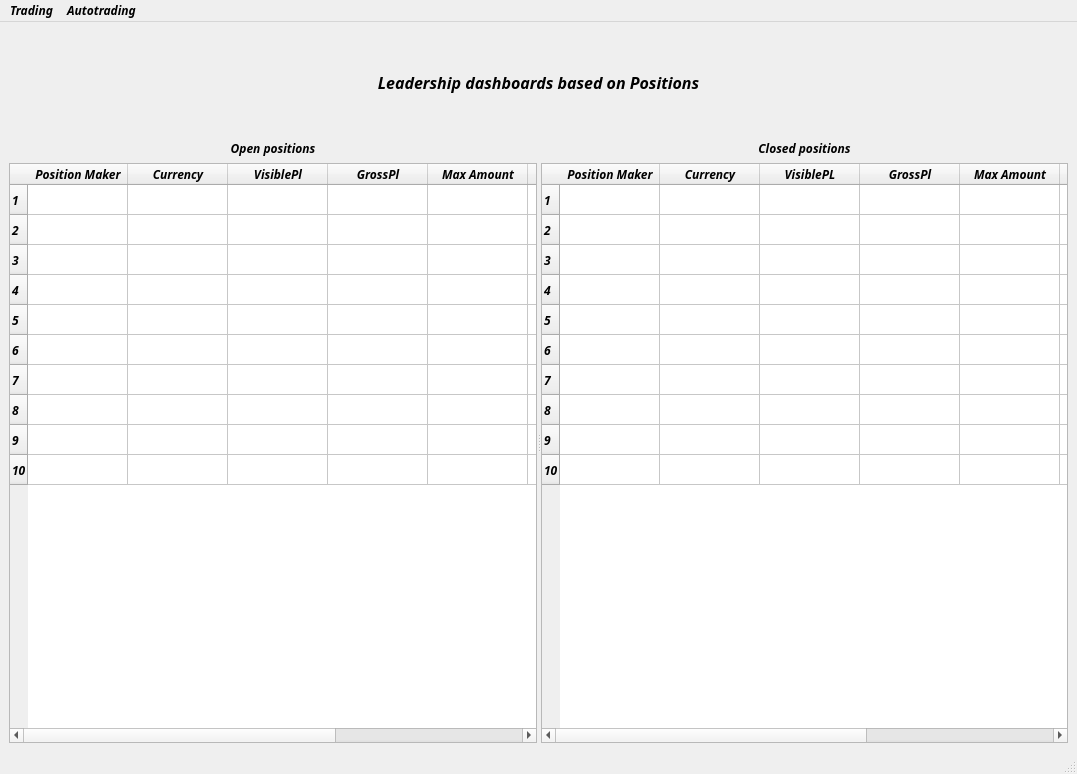
<?xml version="1.0" encoding="UTF-8"?>
<ui version="4.0">
 <class>Main</class>
 <widget class="QMainWindow" name="Main">
  <property name="geometry">
   <rect>
    <x>0</x>
    <y>0</y>
    <width>1077</width>
    <height>774</height>
   </rect>
  </property>
  <property name="font">
   <font>
    <family>Trebuchet MS</family>
    <weight>75</weight>
    <italic>true</italic>
    <bold>true</bold>
   </font>
  </property>
  <property name="windowTitle">
   <string>MainWindow</string>
  </property>
  <widget class="QWidget" name="centralwidget">
   <layout class="QVBoxLayout" name="verticalLayout_4">
    <item>
     <layout class="QVBoxLayout" name="verticalLayout_3">
      <item>
       <spacer name="verticalSpacer_2">
        <property name="orientation">
         <enum>Qt::Vertical</enum>
        </property>
        <property name="sizeType">
         <enum>QSizePolicy::Minimum</enum>
        </property>
        <property name="sizeHint" stdset="0">
         <size>
          <width>20</width>
          <height>40</height>
         </size>
        </property>
       </spacer>
      </item>
      <item>
       <widget class="QLabel" name="label">
        <property name="sizePolicy">
         <sizepolicy hsizetype="Preferred" vsizetype="Preferred">
          <horstretch>0</horstretch>
          <verstretch>0</verstretch>
         </sizepolicy>
        </property>
        <property name="palette">
         <palette>
          <active>
           <colorrole role="Text">
            <brush brushstyle="SolidPattern">
             <color alpha="255">
              <red>255</red>
              <green>0</green>
              <blue>127</blue>
             </color>
            </brush>
           </colorrole>
           <colorrole role="Base">
            <brush brushstyle="SolidPattern">
             <color alpha="255">
              <red>109</red>
              <green>184</green>
              <blue>200</blue>
             </color>
            </brush>
           </colorrole>
           <colorrole role="PlaceholderText">
            <brush brushstyle="NoBrush">
             <color alpha="128">
              <red>255</red>
              <green>0</green>
              <blue>127</blue>
             </color>
            </brush>
           </colorrole>
          </active>
          <inactive>
           <colorrole role="Text">
            <brush brushstyle="SolidPattern">
             <color alpha="255">
              <red>255</red>
              <green>0</green>
              <blue>127</blue>
             </color>
            </brush>
           </colorrole>
           <colorrole role="Base">
            <brush brushstyle="SolidPattern">
             <color alpha="255">
              <red>109</red>
              <green>184</green>
              <blue>200</blue>
             </color>
            </brush>
           </colorrole>
           <colorrole role="PlaceholderText">
            <brush brushstyle="NoBrush">
             <color alpha="128">
              <red>255</red>
              <green>0</green>
              <blue>127</blue>
             </color>
            </brush>
           </colorrole>
          </inactive>
          <disabled>
           <colorrole role="Text">
            <brush brushstyle="SolidPattern">
             <color alpha="255">
              <red>120</red>
              <green>120</green>
              <blue>120</blue>
             </color>
            </brush>
           </colorrole>
           <colorrole role="Base">
            <brush brushstyle="SolidPattern">
             <color alpha="255">
              <red>240</red>
              <green>240</green>
              <blue>240</blue>
             </color>
            </brush>
           </colorrole>
           <colorrole role="PlaceholderText">
            <brush brushstyle="NoBrush">
             <color alpha="128">
              <red>255</red>
              <green>0</green>
              <blue>127</blue>
             </color>
            </brush>
           </colorrole>
          </disabled>
         </palette>
        </property>
        <property name="font">
         <font>
          <pointsize>12</pointsize>
         </font>
        </property>
        <property name="text">
         <string>Leadership dashboards based on Positions</string>
        </property>
        <property name="alignment">
         <set>Qt::AlignCenter</set>
        </property>
       </widget>
      </item>
      <item>
       <spacer name="verticalSpacer">
        <property name="orientation">
         <enum>Qt::Vertical</enum>
        </property>
        <property name="sizeType">
         <enum>QSizePolicy::Minimum</enum>
        </property>
        <property name="sizeHint" stdset="0">
         <size>
          <width>20</width>
          <height>40</height>
         </size>
        </property>
       </spacer>
      </item>
      <item>
       <widget class="QSplitter" name="splitter">
        <property name="sizePolicy">
         <sizepolicy hsizetype="Expanding" vsizetype="Expanding">
          <horstretch>0</horstretch>
          <verstretch>0</verstretch>
         </sizepolicy>
        </property>
        <property name="orientation">
         <enum>Qt::Horizontal</enum>
        </property>
        <widget class="QWidget" name="">
         <layout class="QVBoxLayout" name="verticalLayout">
          <item>
           <widget class="QLabel" name="label_3">
            <property name="text">
             <string>Open positions</string>
            </property>
            <property name="alignment">
             <set>Qt::AlignCenter</set>
            </property>
           </widget>
          </item>
          <item>
           <widget class="QTableWidget" name="tableWidget1">
            <property name="font">
             <font>
              <family>Trebuchet MS</family>
              <weight>75</weight>
              <italic>true</italic>
              <bold>true</bold>
             </font>
            </property>
            <property name="lineWidth">
             <number>2</number>
            </property>
            <property name="rowCount">
             <number>10</number>
            </property>
            <property name="columnCount">
             <number>8</number>
            </property>
            <row/>
            <row/>
            <row/>
            <row/>
            <row/>
            <row/>
            <row/>
            <row/>
            <row/>
            <row/>
            <column>
             <property name="text">
              <string>Position Maker</string>
             </property>
            </column>
            <column>
             <property name="text">
              <string>Currency</string>
             </property>
            </column>
            <column>
             <property name="text">
              <string>VisiblePl</string>
             </property>
            </column>
            <column>
             <property name="text">
              <string>GrossPl</string>
             </property>
            </column>
            <column>
             <property name="text">
              <string>Max Amount</string>
             </property>
            </column>
            <column>
             <property name="text">
              <string>Min Amount</string>
             </property>
            </column>
            <column>
             <property name="text">
              <string>Avg Amount</string>
             </property>
            </column>
            <column>
             <property name="text">
              <string>ratePrecision</string>
             </property>
            </column>
           </widget>
          </item>
         </layout>
        </widget>
        <widget class="QWidget" name="">
         <layout class="QVBoxLayout" name="verticalLayout_2">
          <item>
           <widget class="QLabel" name="label_2">
            <property name="text">
             <string>Closed positions</string>
            </property>
            <property name="alignment">
             <set>Qt::AlignCenter</set>
            </property>
           </widget>
          </item>
          <item>
           <widget class="QTableWidget" name="tableWidget1_2">
            <property name="font">
             <font>
              <family>Trebuchet MS</family>
              <pointsize>9</pointsize>
              <weight>75</weight>
              <italic>true</italic>
              <bold>true</bold>
             </font>
            </property>
            <property name="lineWidth">
             <number>2</number>
            </property>
            <property name="rowCount">
             <number>10</number>
            </property>
            <property name="columnCount">
             <number>8</number>
            </property>
            <row/>
            <row/>
            <row/>
            <row/>
            <row/>
            <row/>
            <row/>
            <row/>
            <row/>
            <row/>
            <column>
             <property name="text">
              <string>Position Maker</string>
             </property>
            </column>
            <column>
             <property name="text">
              <string>Currency</string>
             </property>
            </column>
            <column>
             <property name="text">
              <string>VisiblePL</string>
             </property>
            </column>
            <column>
             <property name="text">
              <string>GrossPl</string>
             </property>
            </column>
            <column>
             <property name="text">
              <string>Max Amount</string>
             </property>
            </column>
            <column>
             <property name="text">
              <string>Min Amount</string>
             </property>
            </column>
            <column>
             <property name="text">
              <string>Avg Amount</string>
             </property>
            </column>
            <column>
             <property name="text">
              <string>ratePrecision</string>
             </property>
            </column>
           </widget>
          </item>
         </layout>
        </widget>
       </widget>
      </item>
     </layout>
    </item>
   </layout>
  </widget>
  <widget class="QStatusBar" name="statusbar"/>
  <widget class="QMenuBar" name="menubar">
   <property name="geometry">
    <rect>
     <x>0</x>
     <y>0</y>
     <width>1077</width>
     <height>22</height>
    </rect>
   </property>
   <widget class="QMenu" name="menuTrading">
    <property name="title">
     <string>Trading</string>
    </property>
    <addaction name="separator"/>
    <addaction name="actionLogin"/>
    <addaction name="actionAccInfo"/>
    <addaction name="actionPositions"/>
    <addaction name="actionView_Closed_Positions"/>
    <addaction name="actionOpenPosition"/>
    <addaction name="actionOpenOrder"/>
    <addaction name="actionViewOrders"/>
   </widget>
   <widget class="QMenu" name="menuAutotrading">
    <property name="title">
     <string>Autotrading</string>
    </property>
   </widget>
   <addaction name="menuTrading"/>
   <addaction name="menuAutotrading"/>
  </widget>
  <action name="actionLogin">
   <property name="checkable">
    <bool>false</bool>
   </property>
   <property name="text">
    <string>Login</string>
   </property>
  </action>
  <action name="actionAccInfo">
   <property name="text">
    <string>Acc Info</string>
   </property>
  </action>
  <action name="actionPositions">
   <property name="text">
    <string>View Open Positions</string>
   </property>
  </action>
  <action name="actionOpenPosition">
   <property name="text">
    <string>Open Position</string>
   </property>
  </action>
  <action name="actionOpenOrder">
   <property name="text">
    <string>Open Order</string>
   </property>
  </action>
  <action name="actionViewOrders">
   <property name="text">
    <string>View Orders</string>
   </property>
  </action>
  <action name="actionView_Closed_Positions">
   <property name="text">
    <string>View Closed Positions</string>
   </property>
  </action>
  <action name="actionConnect">
   <property name="text">
    <string>Connect</string>
   </property>
  </action>
  <action name="actionGet_Data">
   <property name="text">
    <string>Get Data</string>
   </property>
  </action>
  <action name="actionDisconnect">
   <property name="text">
    <string>Disconnect</string>
   </property>
  </action>
 </widget>
 <resources/>
 <connections/>
</ui>
